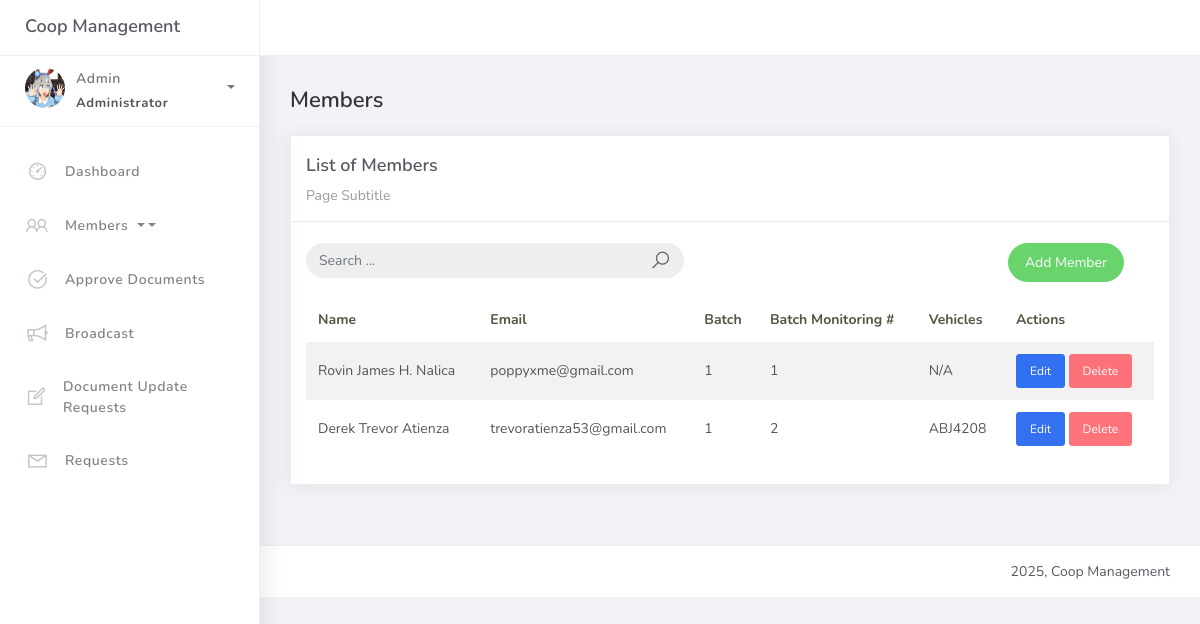
Screenshot of /members/ (signed in) with the database file from the repository.
### coop/models.py (models this page shows, shortened)
class Member(models.Model):
    full_name = models.CharField(max_length=255)
    phone_number = models.CharField(max_length=20, unique=True)
    email = models.EmailField(unique=True)
    batch = models.ForeignKey(Batch, on_delete=models.CASCADE, related_name="members")
    batch_monitoring_number = models.PositiveIntegerField()
    is_dormant = models.BooleanField(default=False)
    user_account = models.OneToOneField(User, on_delete=models.SET_NULL, null=True, blank=True, related_name="member_profile")

class Batch(models.Model):
    number = models.CharField(max_length=20, unique=True)
    created_by = models.ForeignKey(User, on_delete=models.SET_NULL, null=True, blank=True, limit_choices_to={'role': 'admin'})

class Vehicle(models.Model):
    plate_number = models.CharField(max_length=20, unique=True)
    engine_number = models.CharField(max_length=50, blank=True, null=True)
    chassis_number = models.CharField(max_length=50, blank=True, null=True)
    make_brand = models.CharField(max_length=100, blank=True, null=True)
    body_type = models.CharField(max_length=50, default="van", editable=False)
    year_model = models.PositiveIntegerField(blank=True, null=True)
    series = models.CharField(max_length=50, blank=True, null=True)
    color = models.CharField(max_length=30, blank=True, null=True)
    member = models.ForeignKey(Member, on_delete=models.SET_NULL, null=True, blank=True, related_name="vehicles")

### coop/views.py (the view, shortened to what this page needs)
# urls.py: path("members/", views.MemberListView.as_view(), name="member_list"),
@method_decorator(login_required, name='dispatch')
class MemberListView(ListView):
    model = Member
    template_name = "memberlist.html"
    context_object_name = "object_list"
    paginate_by = 10
    def get_queryset(self):
        queryset = super().get_queryset().select_related('batch').prefetch_related('vehicles')
        q = self.request.GET.get("q", "")
        return queryset
    def render_to_response(self, context, **response_kwargs):
        if self.request.headers.get('x-requested-with') == 'XMLHttpRequest':
            html = render_to_string("includes/member_table_rows.html", context)
            return JsonResponse({'html': html})
        return super().render_to_response(context, **response_kwargs)

### templates/memberlist.html (shortened to what this page needs)
{% extends 'base.html' %}
{% load static %}
{% block content %}
<div class="content">
    <div class="container-fluid">
        <h4 class="page-title">Members</h4>
        <div class="row">
            <div class="col-md-12">
                <div class="card">
                    <div class="card-header">
                        <div class="card-title">List of Members</div>
                        <div class="card-category">Page Subtitle</div>
                    </div>
                    <br />
                    <div class="col-md-12 row">
                        <div class="col-md-6">
                            <form class="navbar-left navbar-form nav-search mr-md-3" action="{% url 'member_list' %}">
                                <div class="input-group">
                                    <input type="text" id="member-search" placeholder="Search ..." class="form-control" name="q" autocomplete="off" />
                                    <div class="input-group-append">
                                        <span class="input-group-text">
                                            <i class="la la-search search-icon"></i>
                                        </span>
                                    </div>
                                </div>
                            </form>
                        </div>
                        <div class="col-md-6">
                            <div class="pull-right">
                                <a href="{% url 'member_add' %}" class="btn btn-success btn-rounded"> Add Member</a>
                            </div>
                        </div>
                    </div>
                    <div class="card-body">
                        <table class="table table-striped">
                            <thead>
                                <tr>
                                    <th>Name</th>
                                    <th>Email</th>
                                    <th>Batch</th>
                                    <th>Batch Monitoring #</th>
                                    <th>Vehicles</th>
                                    <th>Actions</th>
                                </tr>
                            </thead>
                            <tbody id="member-table-body">
                                {% for member in object_list %}
                                <tr>
                                    <td>{{ member.full_name }}</td>
                                    <td>{{ member.email }}</td>
                                    <td>{{ member.batch.number }}</td>
                                    <td>{{ member.batch_monitoring_number }}</td>
                                    <td>
                                        {% if member.vehicles.all %}
                                            {% for v in member.vehicles.all %}
                                                {{ v.plate_number }}{% if not forloop.last %}, {% endif %}
                                            {% endfor %}
                                        {% else %}
                                            N/A
                                        {% endif %}
                                    </td>
                                    <td>
                                        <a href="{% url 'member_edit' member.pk %}" class="btn btn-sm btn-primary">Edit</a>
                                        <a href="{% url 'member_confirm_delete' member.pk %}" class="btn btn-sm btn-danger">Delete</a>
                                    </td>
                                </tr>
                                {% empty %}
                                <tr>
                                    <td colspan="7">No members found.</td>
                                </tr>
                                {% endfor %}
                            </tbody>
                        </table>
                    </div>
                </div>
            </div>
        </div>
    </div>
</div>
{% endblock %}

### rows the page displays
Member: full_name "Rovin James H. Nalica", email "poppyxme@gmail.com", batch.number "1", batch_monitoring_number "1", shows "N/A"
Member: full_name "Derek Trevor Atienza", email "trevoratienza53@gmail.com", batch.number "1", batch_monitoring_number "2"
Vehicle: plate_number "ABJ4208"
